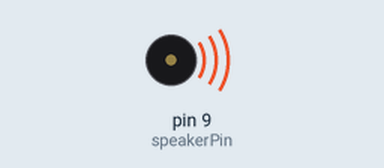
Bench run of a sketch on a simulated Arduino Uno, built with avr-gcc and run on an emulated ATmega328P. Parts: buzzer (waves = sounding).

Above: at 0.2 s.
At 5.25 s:
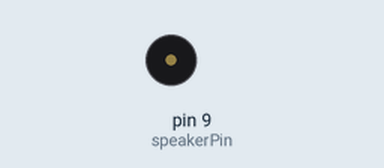
Timing chart, 0 to 5.5 s (numbered marks = the images above):
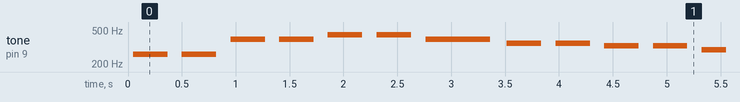

The sketch:

16.1.3.ino
```cpp
int speakerPin = 9; // 피에조에 연결된 핀
int length = 15; // 노트의 수
char notes[] = "ccggaagffeeddc "; // 공백은 휴식
int beats[] = { 1, 1, 1, 1, 1, 1, 2, 1, 1, 1, 1, 1, 1, 2, 4 };
int tempo = 300;

void playTone(int tone, int duration) {
for (long i = 0; i < duration * 1000L; i += tone * 2) {
	digitalWrite(speakerPin, HIGH);
	delayMicroseconds(tone);
	digitalWrite(speakerPin, LOW);
	delayMicroseconds(tone);
	}
}
// timeHigh값을 특별한 노트에 설정
void playNote(char note, int duration) {
	char names[] = { 'c', 'd', 'e', 'f', 'g', 'a', 'b', 'C' };
	int tones[] = { 1915, 1700, 1519, 1432, 1275, 1136, 1014, 956 };
	for (int i = 0; i < 8; i++) { // 노트이름에 연결된 곡을 연주
	if (names[i] == note) {
	playTone(tones[i], duration);
	}
	}
}
void setup() {
     pinMode(speakerPin, OUTPUT); // speakerPin을 출력으로 설정
}
// Play the tune
void loop() {
	for (int i = 0; i < length; i++) {
	if (notes[i] == ' ') {
	delay(beats[i] * tempo); // 휴식
	}
	else {
	playNote(notes[i], beats[i] * tempo);
	}
	delay(tempo / 2); //note간의 휴지
	}
}
```

Measured:
- by itself, tone on pin 9 (speakerPin): plays 260 Hz for 0.32 s, 260 Hz for 0.32 s, 391 Hz for 0.32 s, 391 Hz for 0.32 s, 438 Hz for 0.32 s, 438 Hz for 0.32 s … (222 notes in this stretch)
